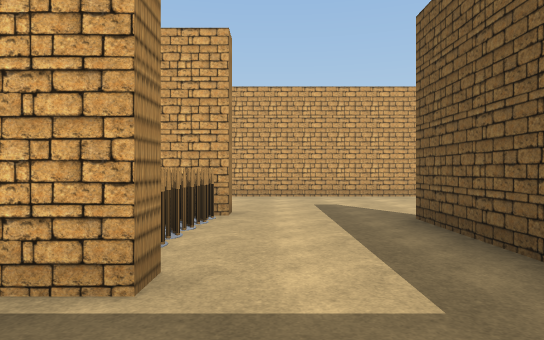
view 1 (above)

24 first-person views from a walk through a Unity game level. The camera is 1.5 m above the floor, looks level and sees 75° across. The floor is counted in squares, 2 m on a side. Each view is taken from the middle of a square. On the plan, view 1 faces up. The plan holds only what a view shows up to about 11 squares ahead; the rest is blank. The player character is not drawn. Some surface patterns are stand-ins.

view 2
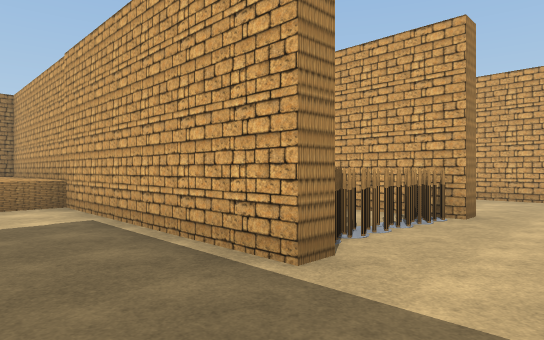

view 3
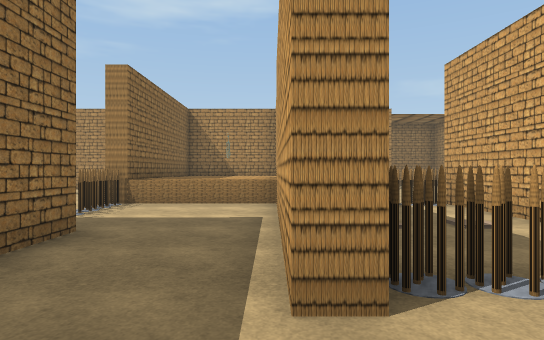

view 4
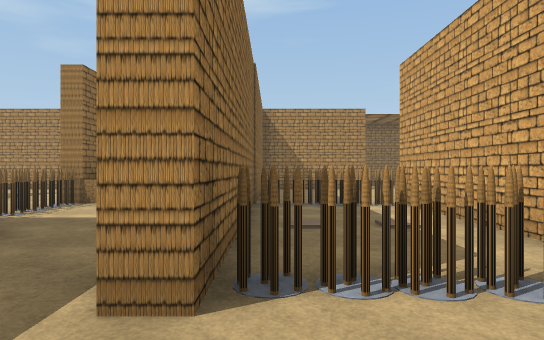

view 5
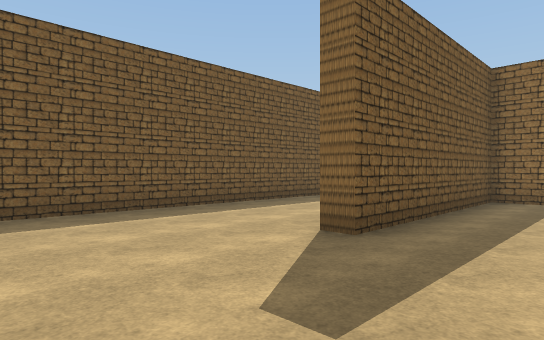

view 6
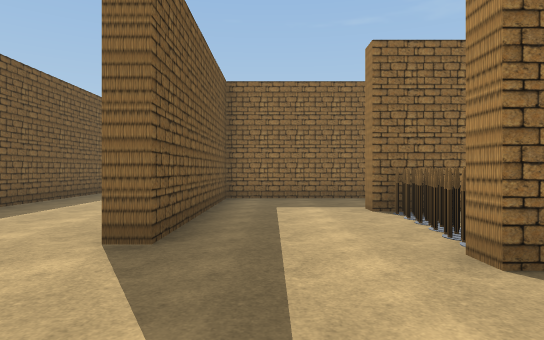

view 7
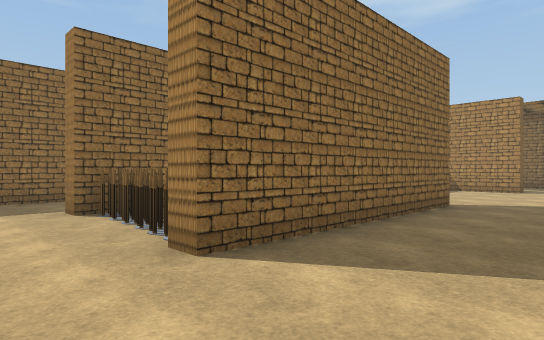

view 8
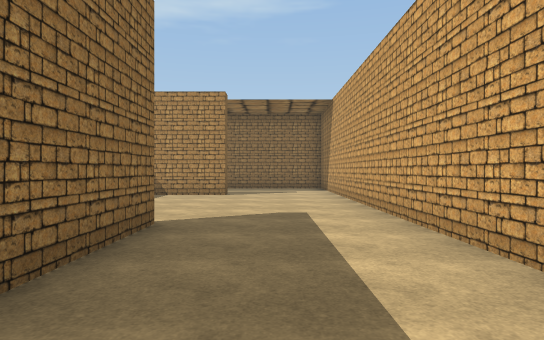

view 9
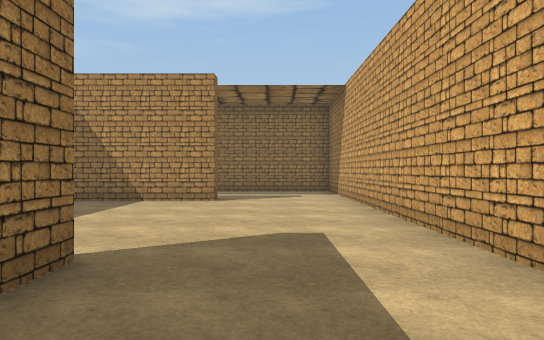

view 10
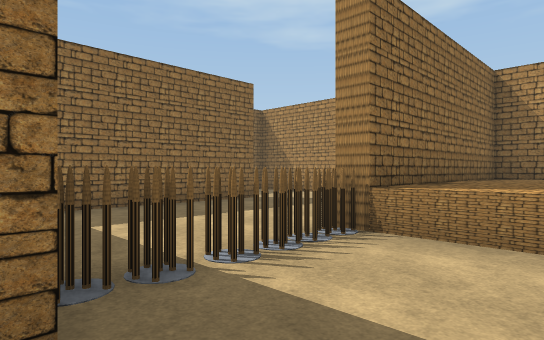

view 11
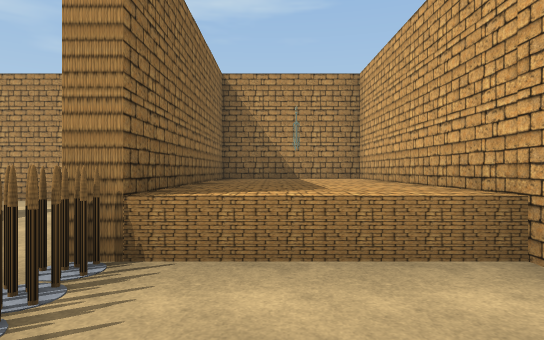

view 12
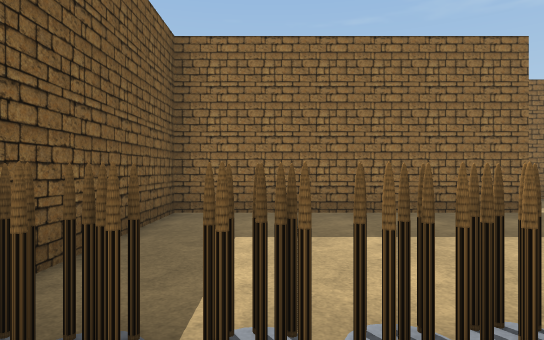

view 13
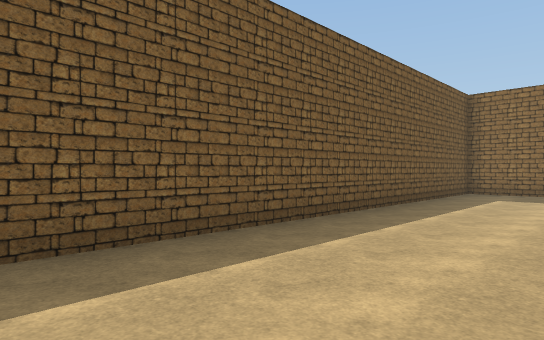

view 14
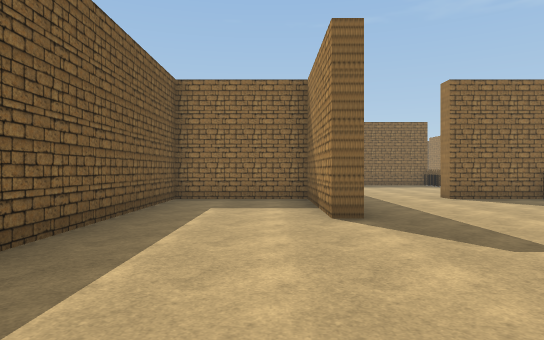

view 15
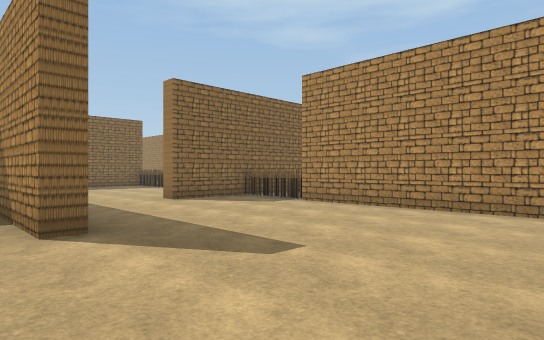

view 16
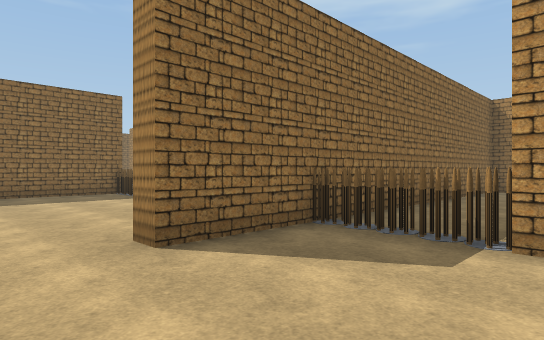

view 17
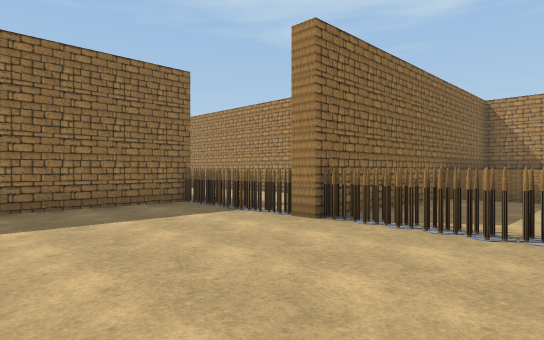

view 18
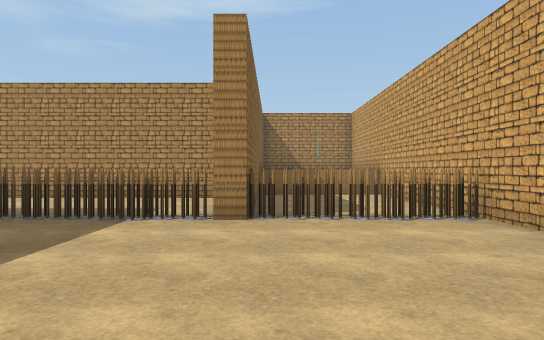

view 19
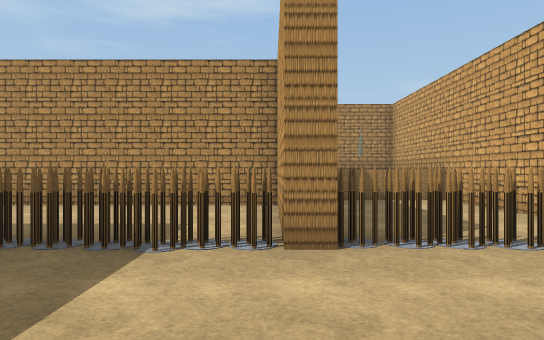

view 20
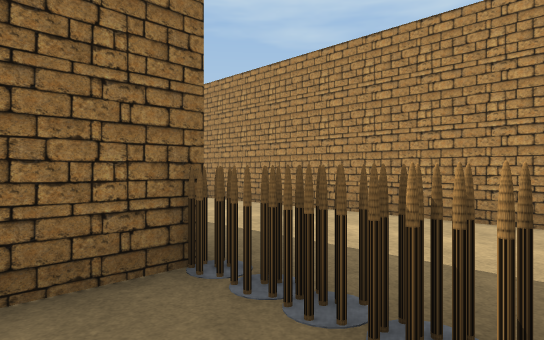

view 21
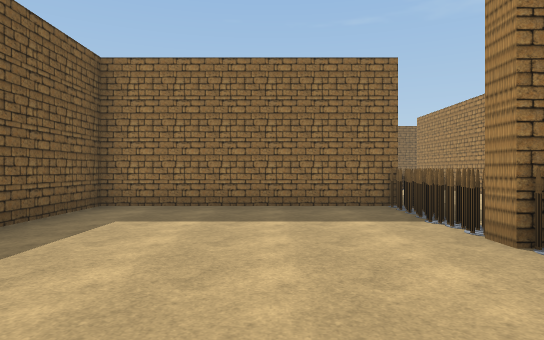

view 22
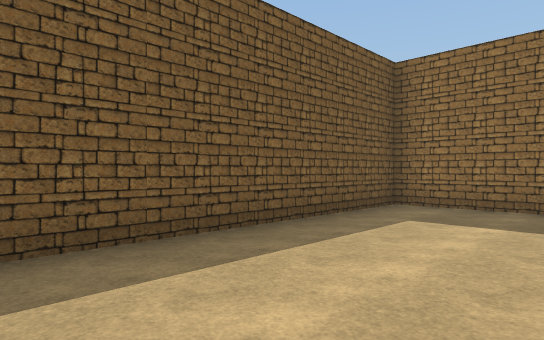

view 23
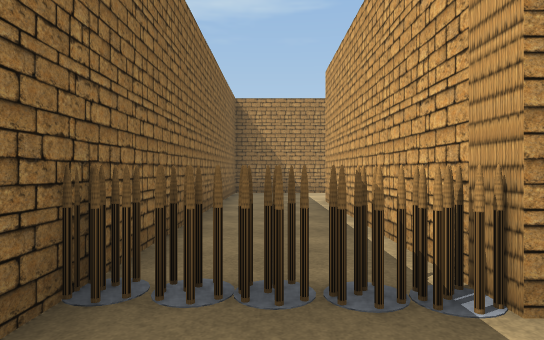

view 24
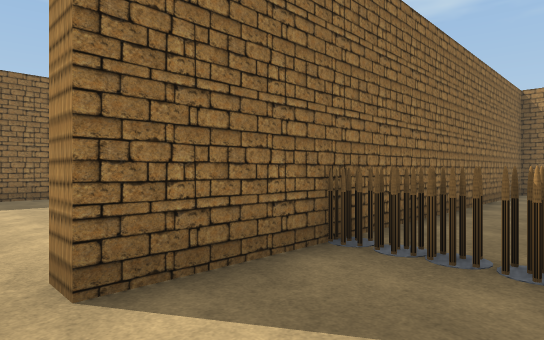

### Floor plan
Key: @ floor where view 1 was taken; # wall or solid block; . floor; ^ raised ledge; S spikes; C cube; O other object.
Columns run from 15 left of view 1 to 7 right of it. Each row starts with its distance up from view 1.
 10 ###########  #######
  9 ....................
  8 ......................#
  7 ......................#
  6   #......#####S.......#
  5   #.....S..O..S..#....#
  4   #.. ..O..C..S..#....#
  3   #.   .O#####S..#....#
  2   #############..# ...#
  1   #^^^^^^........#....#
  0   #^^^^^^......@.#....#
 -1   #^^^^^^.SS######....#
 -2         SS.S#.........#
 -3       ..... #.........#
 -4     ........#.........#
 -5   #.........#.........#
 -6   #..########.....#...#
 -7   #.. ######S.....#...#
 -8   #.........S.....#...#
 -9   ##########S##...#...#
-10     ^^######S.....####
-11     O ^....S......#
-12       ^....S......#
-13     ^^^####S......#
-14        ####S......#
-15        #...S......#
-16        #...S......#
-17        #...S......#
-18        #...#### ###
-19        #...
-20        #...
-21        #..
-22        #.
-23        #

Positions as (right, up) in squares from view 1, and headings:
1: (0, 0), facing up
2: (1, 0), facing up-left
3: (1, 2), facing left
4: (1, 3), facing left
5: (0, 9), facing down-right
6: (1, 9), facing down
7: (1, 9), facing down-left
8: (-2, 8), facing left
9: (-4, 8), facing left
10: (-3, 1), facing down-left
11: (-4, 0), facing left
12: (-5, 0), facing down
13: (3, 3), facing down-right
14: (4, 0), facing down
15: (4, -1), facing down-left
16: (1, -6), facing down-left
17: (1, -10), facing down-left
18: (2, -13), facing left
19: (0, -14), facing left
20: (-2, -15), facing down-left
21: (-1, -10), facing down
22: (-1, -10), facing down-right
23: (-1, -8), facing left
24: (0, -7), facing down-left
